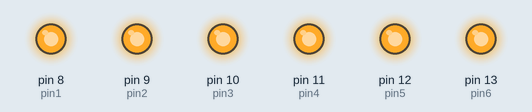
Bench run of a sketch on a simulated Arduino Uno, built with avr-gcc and run on an emulated ATmega328P. Shown: output pins drawn as LEDs (lit = HIGH). Pins used as bus, display or sensor lines are not drawn.

Above: at 0.05 s.
At 2.15 s:
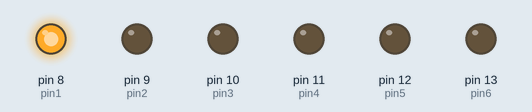
At 4.35 s:
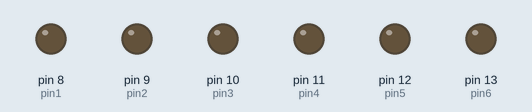
At 8.85 s:
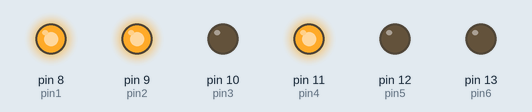
At 13.25 s:
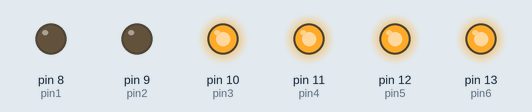
At 17.65 s:
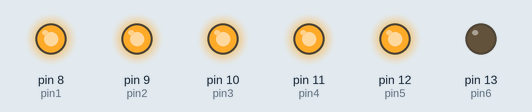
Timing chart, 0 to 23.1 s (numbered marks = the images above):
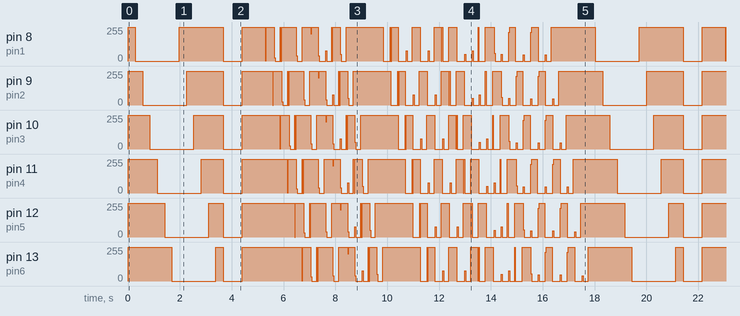

The sketch:

16Seg-display.ino
```cpp
using namespace std;

//index of letters
//{B, A, M, K, H, G, T, F, E, S, R, D, U, P, C, N}
const int Letter[28][16] = {
  {0, 0, 1, 1, 0, 0, 1, 1, 1, 1, 1, 0, 0, 0, 0, 1}, //A
  {0, 0, 0, 1, 1, 1, 1, 0, 0, 0, 1, 0, 1, 0, 0, 1}, //B
  {0, 0, 1, 1, 0, 0, 1, 0, 0, 1, 1, 1, 1, 1, 1, 1}, //C
  {0, 0, 0, 1, 1, 1, 1, 0, 0, 0, 1, 0, 1, 1, 0, 1}, //D
  {0, 0, 1, 1, 0, 0, 1, 0, 0, 1, 1, 1, 0, 1, 1, 1}, //E
  {0, 0, 1, 1, 0, 0, 1, 1, 1, 1, 1, 1, 0, 1, 1, 1}, //F
  {0, 0, 1, 1, 0, 0, 1, 0, 0, 1, 1, 0, 1, 0, 1, 1}, //G
  {1, 1, 1, 1, 0, 0, 1, 1, 1, 1, 1, 0, 0, 0, 0, 1}, //H
  {0, 0, 0, 1, 1, 1, 1, 0, 0, 0, 1, 1, 1, 1, 1, 1}, //I
  {1, 1, 1, 1, 1, 0, 1, 0, 0, 1, 1, 0, 1, 1, 0, 1}, //J
  {1, 1, 1, 1, 0, 0, 1, 1, 1, 1, 0, 1, 0, 1, 1, 0}, //K
  {1, 1, 1, 1, 0, 0, 1, 0, 0, 1, 1, 1, 1, 1, 1, 1}, //L
  {1, 1, 1, 0, 0, 0, 1, 1, 1, 1, 1, 0, 1, 1, 0, 0}, //M
  {1, 1, 1, 0, 0, 0, 1, 1, 1, 1, 0, 0, 1, 1, 0, 1}, //N
  {0, 0, 1, 1, 0, 0, 1, 0, 0, 1, 1, 0, 1, 1, 0, 1}, //O
  {0, 0, 1, 1, 0, 0, 1, 1, 1, 1, 1, 1, 0, 0, 0, 1}, //P
  {0, 0, 1, 1, 0, 0, 1, 0, 0, 1, 0, 0, 1, 1, 0, 1}, //Q
  {0, 0, 1, 1, 0, 0, 1, 1, 1, 1, 0, 1, 0, 0, 0, 1}, //R
  {0, 0, 1, 0, 1, 1, 1, 0, 0, 1, 1, 0, 1, 0, 1, 1}, //S
  {0, 0, 0, 1, 1, 1, 1, 1, 1, 0, 1, 1, 1, 1, 1, 1}, //T
  {1, 1, 1, 1, 0, 0, 1, 0, 0, 1, 1, 0, 1, 1, 0, 1}, //U
  {1, 1, 1, 1, 0, 0, 0, 1, 1, 1, 1, 1, 1, 1, 1, 0}, //V
  {1, 1, 1, 1, 0, 0, 0, 1, 1, 0, 1, 0, 1, 1, 0, 1}, //W
  {1, 1, 1, 0, 1, 1, 0, 1, 1, 1, 0, 1, 1, 1, 1, 0}, //X
  {1, 1, 1, 1, 0, 1, 1, 1, 1, 0, 1, 1, 0, 0, 0, 1}, //Y
  {0, 0, 1, 1, 1, 1, 0, 0, 0, 1, 1, 1, 1, 1, 1, 0}, //Z
  {1, 1, 1, 1, 1, 1, 1, 1, 1, 1, 1, 1, 1, 1, 1, 1}, //Blank
  {0, 0, 0, 0, 0, 0, 0, 0, 0, 0, 0, 0, 0, 0, 0, 0}, //Full
};


enum ABC {
  A = 0,
  B = 1,
  C = 2,
  D = 3,
  E = 4,
  F = 5,
  G = 6,
  H = 7,
  I = 8,
  J = 9,
  K = 10,
  L = 11,
  M = 12,
  N = 13,
  O = 14,
  P = 15,
  Q = 16,
  R = 17,
  S = 18,
  T = 19,
  U = 20,
  V = 21,
  W = 22,
  X = 23,
  Y = 24,
  Z = 25,
  Blank = 26,
  Full = 27
};

const int hwLength = 21;
ABC helloWorld[hwLength] = {Blank, Blank, Blank, Blank, Blank, H, E, L, L, O, Blank, W, O, R, L, D, Blank, Blank, Blank, Blank, Blank};

const int testPhraseLength = 33;
ABC testPhrase[testPhraseLength] = {Blank, Blank, Blank, Blank, Blank, T, H, I, S, Blank, I, S, Blank, A, Blank, T, E, S, T, Blank, S, E, N, T, E, N, C, E, Blank, Blank, Blank, Blank, Blank};

const int coolLoadLength = 18;
ABC coolLoad[coolLoadLength] = {Blank, Blank, Blank, Blank, Blank, Blank, Full, Full, Full, Full, Full, Full, Blank, Blank, Blank, Blank, Blank, Blank};

// pin number declaration
const int clearPin = 0;
const int clkPin = 1;


const int pin1 = 8;
const int pin2 = 9;
const int pin3 = 10;
const int pin4 = 11;
const int pin5 = 12;
const int pin6 = 13;


// functions
void clk(int msOn, int msOff, int clkOutNum);
void serialOut(int letNum1, int letNum2, int letNum3, int letNum4, int letNum5, int letNum6, int delayTime, bool creepLoadOn);
void serialOut(ABC let1, ABC let2, ABC let3, ABC let4, ABC let5, ABC let6, int delayTime, bool creepLoadOn);

void fancyReset(int msLoading);
void writePhrase(ABC inputArr[], int inputArrLen);


void setup() {
  // put your setup code here, to run once:
  pinMode(clkPin, OUTPUT);
  pinMode(clearPin, OUTPUT);
  pinMode(pin1, OUTPUT);
  pinMode(pin2, OUTPUT);
  pinMode(pin3, OUTPUT);
  pinMode(pin4, OUTPUT);
  pinMode(pin5, OUTPUT);
  pinMode(pin6, OUTPUT);
}


void loop() {
  fancyReset(200);
  writePhrase(helloWorld, hwLength);
  writePhrase(testPhrase, testPhraseLength);
}


void clk(int msOn, int msOff, int clkOutNum){
  digitalWrite(clkOutNum, HIGH);
  delay(msOn);
  digitalWrite(clkOutNum, LOW);
  delay(msOff);
}

void serialOut(int letNum1, int letNum2, int letNum3, int letNum4, int letNum5, int letNum6, int delayTime, bool creepLoadOn){
  for (int i = 15; i >= 0; i--){
    digitalWrite(pin6, Letter[letNum1][i]);
    digitalWrite(pin5, Letter[letNum2][i]);
    digitalWrite(pin4, Letter[letNum3][i]);
    digitalWrite(pin3, Letter[letNum4][i]);
    digitalWrite(pin2, Letter[letNum5][i]);
    digitalWrite(pin1, Letter[letNum6][i]);
    creepLoadOn ? clk(20, 20, clkPin) : clk(1, 1, clkPin);
  }
  delay(delayTime);
}
void serialOut(ABC let1, ABC let2, ABC let3, ABC let4, ABC let5, ABC let6, int delayTime, bool creepLoadOn){
  for (int i = 15; i >= 0; i--){
    digitalWrite(pin6, Letter[let1][i]);
    digitalWrite(pin5, Letter[let2][i]);
    digitalWrite(pin4, Letter[let3][i]);
    digitalWrite(pin3, Letter[let4][i]);
    digitalWrite(pin2, Letter[let5][i]);
    digitalWrite(pin1, Letter[let6][i]);
    creepLoadOn ? clk(20, 20, clkPin) : clk(1, 1, clkPin);
  }
  delay(delayTime);
}

void fancyReset(int msLoading){
  digitalWrite(clearPin, HIGH);
  digitalWrite(clearPin, LOW);
  writePhrase(coolLoad, coolLoadLength);
  serialOut(Full, Full, Full, Full, Full, Full, 100, true);
  serialOut(Blank, Blank, Blank, Blank, Blank, Blank, 250, true);
}

void writePhrase(ABC inputArr[], int inputArrLen){
  for(int i = 0; i < inputArrLen - 5; i++){
    serialOut(inputArr[i], inputArr[i+1], inputArr[i+2], inputArr[i+3], inputArr[i+4], inputArr[i+5], 250, false);
  }
}
```

Measured:
- by itself, pin 8 (pin1), pin 9 (pin2), pin 10 (pin3), pin 11 (pin4), pin 12 (pin5), pin 13 (pin6): moves between 0/255 and 255/255, repeating every 17.7 s
